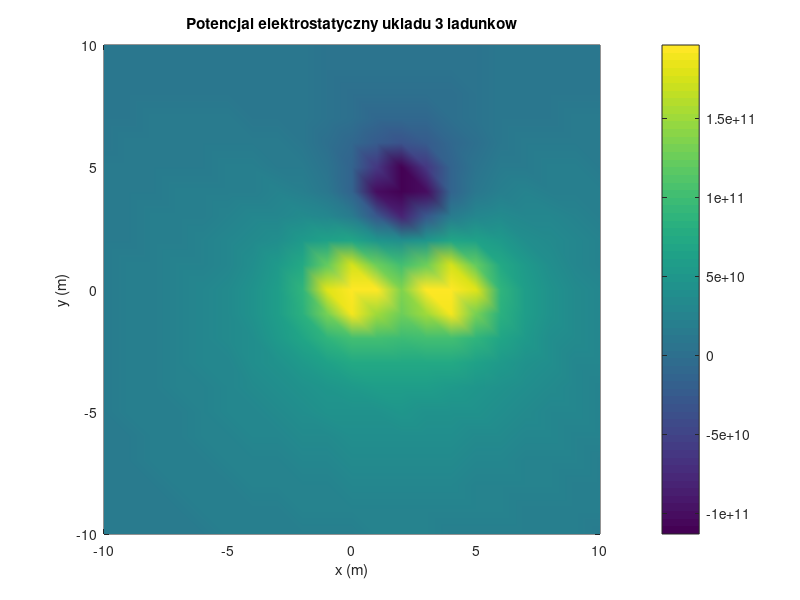
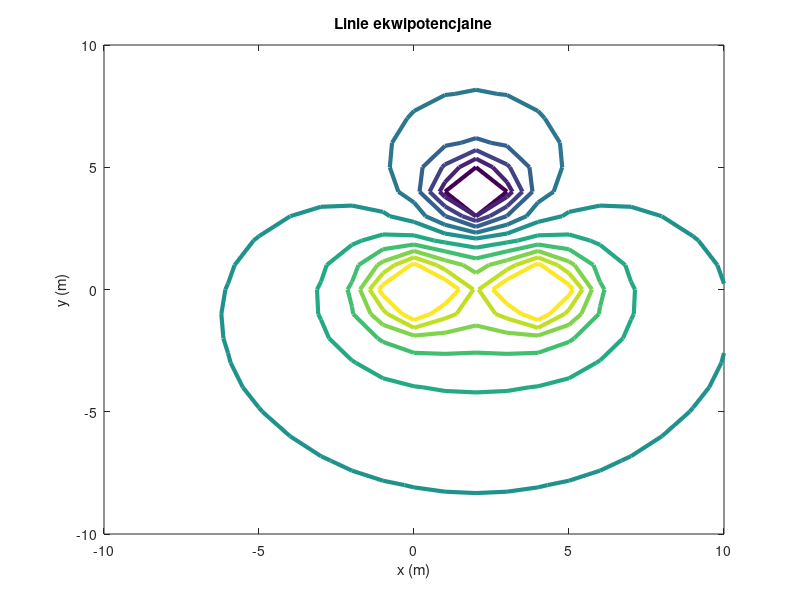

Source code (MATLAB) for these figures, in order:
% Tomasz Targiel
% Lista 10
% Zadanie 1 (Polecenie 2)

% Skrypt rysujacy rozklad potencjalu dla dowolnego ukladu 3 ladunkow

% Wzory:
% V = Ep/q = kQ/r
% r = sqrt(x^2+y^2)

clear all;
close all;

% Definiuje ladunek 1
Q1 = 20;
x1 = 0;
y1 = 0;

% Definiuje ladunek 2
Q2 = 20;
x2 = 4;
y2 = 0;

% Definiuje ladunek 3
Q3 = -20;
x3 = 2;
y3 = 4;

[x, y] = meshgrid(-10:1:10, -10:1:10);

% Wedlug wzorow na gorze:
% Wyliczam r1 i V1:
r1 = sqrt((x1 - x) .^ 2 + (y1 - y) .^ 2);
V1 = 9 .* 10 .^ 9 .* Q1 ./ r1;

% Wyliczam r2 i V2:
r2 = sqrt((x2 - x) .^ 2 + (y2 - y) .^ 2);
V2 = 9 .* 10 .^ 9 .* Q2 ./ r2;

% Wyliczam r3 i V3:
r3 = sqrt((x3 - x) .^ 2 + (y3 - y) .^ 2);
V3 = 9 .* 10 .^ 9 .* Q3 ./ r3;

% Potencjal V = V1 + V2 + V3
V = V1 + V2 + V3;

figure (1);
pcolor(x, y, V);
xlabel('x (m)');
ylabel('y (m)');
title('Potencjal elektrostatyczny ukladu 3 ladunkow');
shading interp;
colorbar;

figure(2);
contour(x, y, V, 'linewidth', 3);
xlabel('x (m)');
ylabel('y (m)');
title('Linie ekwipotencjalne');
